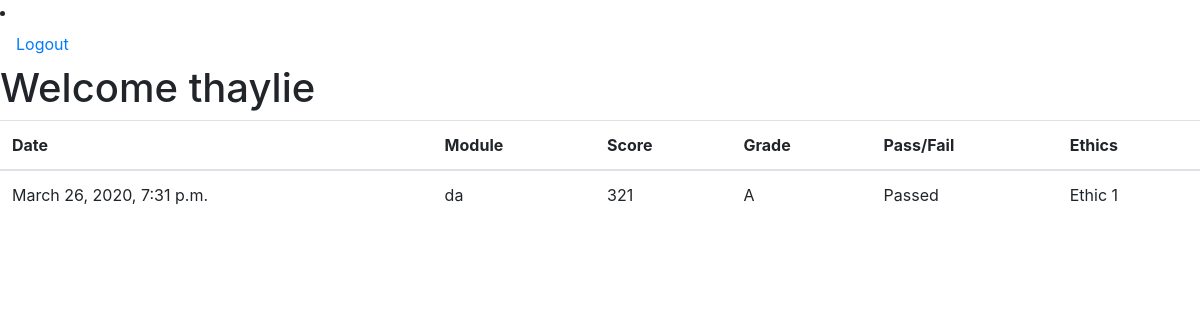
The app's page /employee/dashboard/ (signed in) with its own data.
### accounts/models.py (models this page shows, shortened)
class User(AbstractUser):
    username = models.CharField(max_length=200, blank=False)
    email = models.EmailField(max_length=200, blank=True, unique=True)
    is_employer = models.BooleanField(default=False)
    is_employee = models.BooleanField(default=False)
    USERNAME_FIELD = 'email'
    REQUIRED_FIELDS = []

class Employee(models.Model):
    user = models.OneToOneField(User, on_delete=models.CASCADE)
    employer_id = models.ForeignKey(Employer, on_delete=models.CASCADE)
    full_name = models.CharField(max_length=200, default=None)
    uuid = ShortUUIDField(unique=True, primary_key=True)

class Session(models.Model):
    GRADE_CHOICES = (
        ('A', 'A'),
        ('B', 'B'),
        ('C', 'C')
    )
    PF_CHOICES = (
        ('Passed', 'Passed'),
        ('Failed', 'Failed')
    )
    ETHIC_CHOICES = (
        ('Ethic 1', 'Ethic 1'),
        ('Ethic 2', 'Ethic 2'),
        ('Ethic 3', 'Ethic 3'),
    )
    employee = models.ForeignKey(Employee, on_delete=models.CASCADE)
    module_id = models.ForeignKey(Module, on_delete=models.DO_NOTHING)
    date_taken = models.DateTimeField(default=timezone.now)
    score = models.CharField(max_length=3)
    grade = models.CharField(max_length=1, choices=GRADE_CHOICES, default='A')
    pass_fail = models.CharField(max_length=6, choices=PF_CHOICES, default='Passed')
    ethics = models.CharField(max_length=7, choices=ETHIC_CHOICES, default='Ethic 1')

class Module(models.Model):
    CATEGORIES_CHOICES = (
        ('Cat 1', 'Cat 1'),
        ('Cat 2', 'Cat 2'),
        ('Cat 3', 'Cat 3'),
        ('Cat 4', 'Cat 4'),
    )
    case = models.CharField(max_length=100)
    categories = models.CharField(max_length=6, choices=CATEGORIES_CHOICES, default='Cat 1')
    creation_date = models.DateTimeField() #need to change later
    def __str__(self):
        return self.case

### accounts/views.py (the view)
# urls.py: path('employee/dashboard/', accounts.employee_dashboard, name='employee_dashboard'),
@login_required
@employee_required
def employee_dashboard(request):
    sessions = Session.objects.filter(employee=request.user.employee)
    context = {'sessions': sessions}
    return render(request, 'accounts/employee/dashboard.html', context)

### accounts/templates/accounts/employee/dashboard.html (shortened to what this page needs)
{% extends 'accounts/base.html' %}
{% block content %}
{% if user.is_authenticated %}
<li class="sub-menu-parent" id="logbtn" tab-index="0">
    <a class="nav-link" href="{% url 'accounts:logout' %}">Logout</a>
</li>
{% else %}
<li class="sub-menu-parent" id="logbtn" tab-index="0">
    <a class="nav-link" href="{% url 'accounts:login' %}">Login</a>
</li>
{% endif%}
<h1>Welcome {{user.employee.full_name}}</h1>
{% for session in sessions %}
<table class="table">
    <thead>
        <tr>
            <th scope="col">Date</th>
            <th scope="col">Module</th>
            <th scope="col">Score</th>
            <th scope="col">Grade</th>
            <th scope="col">Pass/Fail</th>
            <th scope="col">Ethics</th>
        </tr>
    </thead>
    <tbody>
        <tr>
            <td>{{session.date_taken}}</td>
            <td>{{session.module_id}}</td>
            <td>{{session.score}}</td>
            <td>{{session.grade}}</td>
            <td>{{session.pass_fail}}</td>
            <td>{{session.ethics}}</td>
        </tr>
    </tbody>
</table>
{% endfor %}
{% endblock %}

### static/css/style.css (style rules this page uses)
html { overflow-x: hidden; text-decoration: none; }
.sub-menu-parent { position: relative; }

### records on screen
User: employee.full_name "thaylie"
Session: date_taken "March 26, 2020, 7:31 p.m.", module_id "da", score "321", grade "A", pass_fail "Passed", ethics "Ethic 1"
